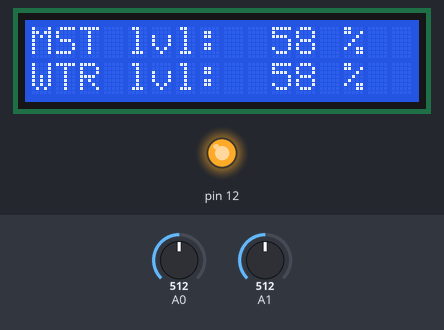
Recording of a sketch running on a simulated Arduino Uno, built with avr-gcc and run on an emulated ATmega328P. Shown: 16×2 character LCD, output pins drawn as LEDs (lit = HIGH). The inputs (shaded band) are chosen by the test bench; at power-on: A0 = 512, A1 = 512.

Above: at 1.2 s.
1.3 s: A0 set to 900
At 3.4 s:
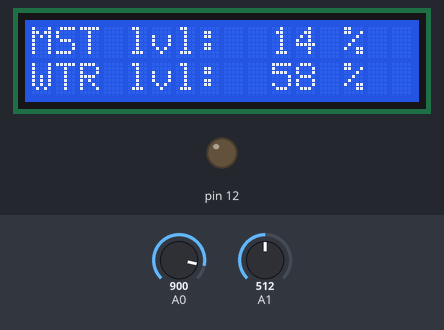
At 4.9 s:
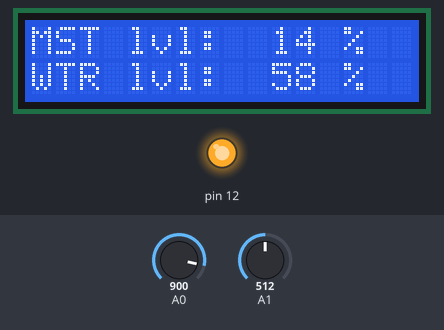
Timing chart, 0 to 6.4 s (numbered marks = the images above; inputs shaded):
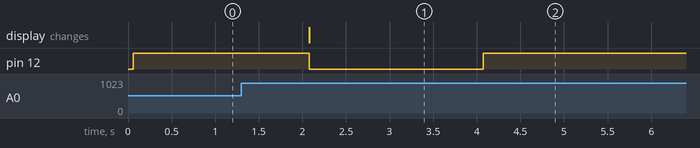

The sketch:

main.ino
```cpp
#include <LiquidCrystal.h>

const int RS = 3, EN = 4, D4 = 8, D5 = 7, D6 = 6, D7 = 5;
LiquidCrystal lcd(RS, EN, D4, D5, D6, D7);

void setup()
{
  lcd.begin(16, 2);
  pinMode(12,OUTPUT);
  pinMode(A0,INPUT);
  pinMode(A1,INPUT);
    digitalWrite(12,HIGH);

}

void loop()
{

  int w_sen = analogRead(A1);
  int w_val = map(w_sen, 0, 1023, 0, 116);

  int m_sen = analogRead(A0);
  int m_val = map(m_sen, 0, 1023, 116, 0);

  if(m_val<25){

  lcd.clear();
  lcd.setCursor(0,0);
  lcd.print("MST lvl: ");
  lcd.setCursor(10,0);
  lcd.print(m_val);
  lcd.setCursor(13,0);
  lcd.print("%");

  lcd.setCursor(0,1);
  lcd.print("WTR lvl: ");
  lcd.setCursor(10,1);
  lcd.print(w_val);
  lcd.setCursor(13,1);
  lcd.print("%");

  digitalWrite(12,LOW);
  delay(2000);
  digitalWrite(12,HIGH);
  delay(10000);

  }
  else{

  lcd.clear();
  lcd.setCursor(0,0);
  lcd.print("MST lvl: ");
  lcd.setCursor(10,0);
  lcd.print(m_val);
  lcd.setCursor(13,0);
  lcd.print("%");

  lcd.setCursor(0,1);
  lcd.print("WTR lvl: ");
  lcd.setCursor(10,1);
  lcd.print(w_val);
  lcd.setCursor(13,1);
  lcd.print("%");

  }
   digitalWrite(10,LOW);
  delay(1000);
  digitalWrite(10,HIGH);
  delay(1000);
}
```

main.cpp
```cpp
#include <LiquidCrystal.h>

const int RS = 3, EN = 4, D4 = 8, D5 = 7, D6 = 6, D7 = 5;
LiquidCrystal lcd(RS, EN, D4, D5, D6, D7);

void setup()
{
  lcd.begin(16, 2);
  pinMode(12,OUTPUT);
  pinMode(A0,INPUT);
  pinMode(A1,INPUT);
    digitalWrite(12,HIGH);

}

void loop()
{

  int w_sen = analogRead(A1);
  int w_val = map(w_sen, 0, 1023, 0, 116);

  int m_sen = analogRead(A0);
  int m_val = map(m_sen, 0, 1023, 116, 0);

  if(m_val<25){

  lcd.clear();
  lcd.setCursor(0,0);
  lcd.print("MST lvl: ");
  lcd.setCursor(10,0);
  lcd.print(m_val);
  lcd.setCursor(13,0);
  lcd.print("%");

  lcd.setCursor(0,1);
  lcd.print("WTR lvl: ");
  lcd.setCursor(10,1);
  lcd.print(w_val);
  lcd.setCursor(13,1);
  lcd.print("%");

  digitalWrite(12,LOW);
  delay(2000);
  digitalWrite(12,HIGH);
  delay(10000);

  }
  else{

  lcd.clear();
  lcd.setCursor(0,0);
  lcd.print("MST lvl: ");
  lcd.setCursor(10,0);
  lcd.print(m_val);
  lcd.setCursor(13,0);
  lcd.print("%");

  lcd.setCursor(0,1);
  lcd.print("WTR lvl: ");
  lcd.setCursor(10,1);
  lcd.print(w_val);
  lcd.setCursor(13,1);
  lcd.print("%");

  }
   digitalWrite(10,LOW);
  delay(1000);
  digitalWrite(10,HIGH);
  delay(1000);
}
```

Measured:
- after the input at 1.3 s, pin 12: HIGH → LOW after 0.78 s, → HIGH 2.0 s later; the display: changes after 0.78 s (image 1)
